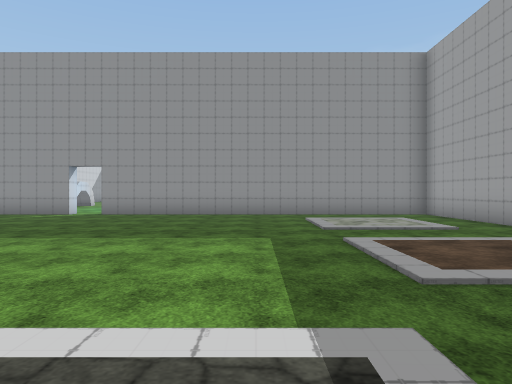
[1] (above)

24 first-person views from a walk through a 3-D level made in the Unity game engine. The camera is 1.3 m above the floor, looks level and sees 70° across. The floor is counted in squares, 2 m on a side. Each view is taken from the middle of a square. On the plan, view 1 faces up. The plan holds only what a view shows up to about 11 squares ahead; the rest is blank. The terrain is drawn as flat ground. The player is left out. Some animated figures are left out. Some surface patterns are stand-ins.

[2]
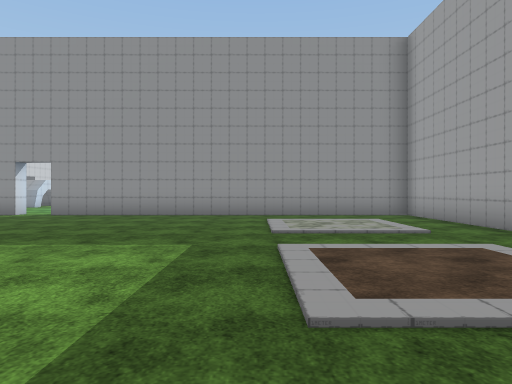

[3]
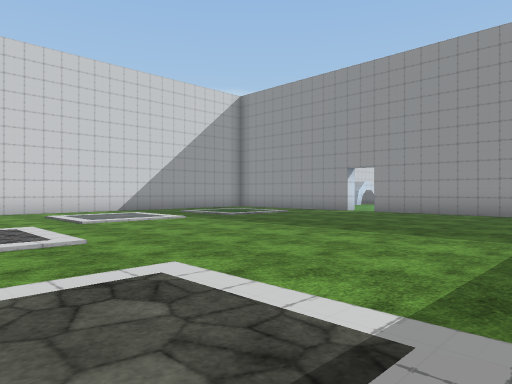

[4]
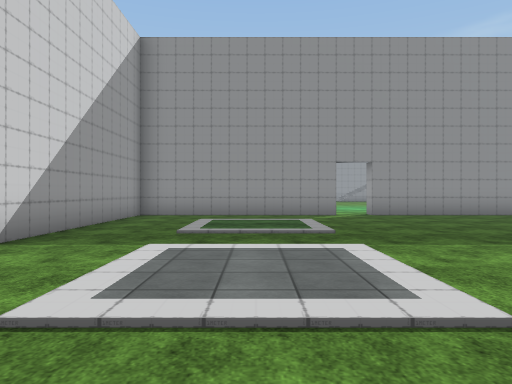

[5]
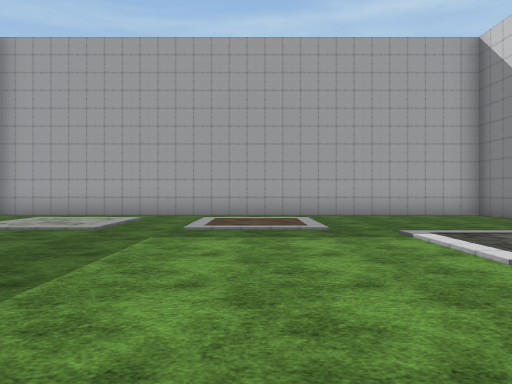

[6]
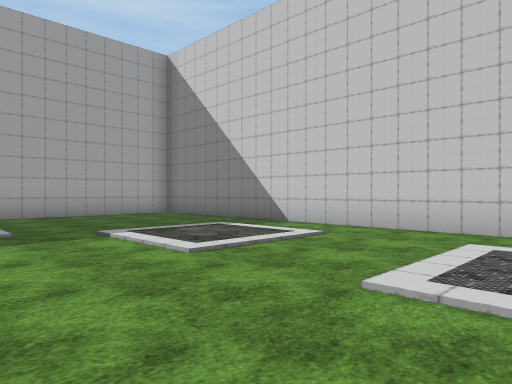

[7]
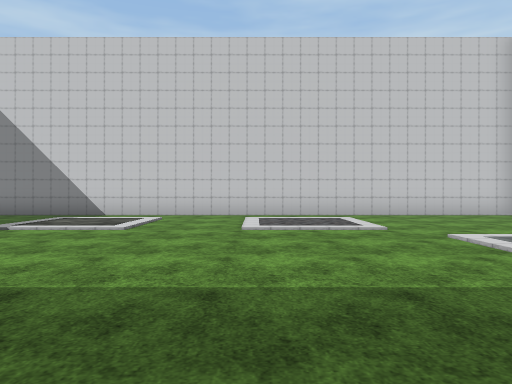

[8]
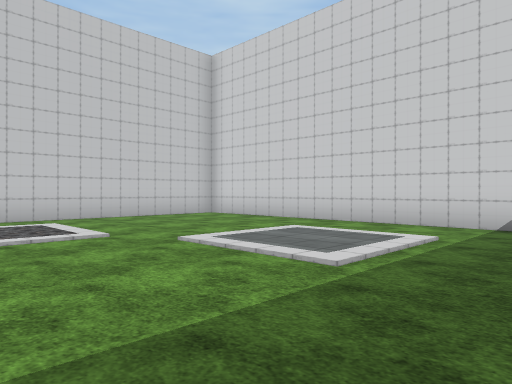

[9]
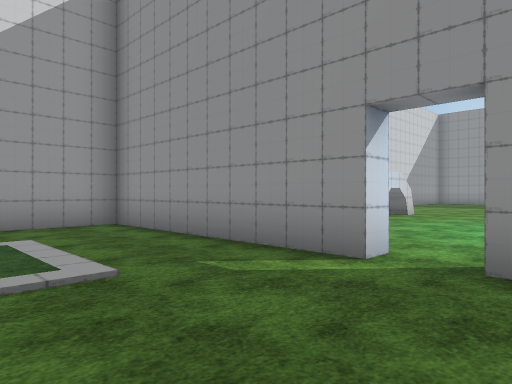

[10]
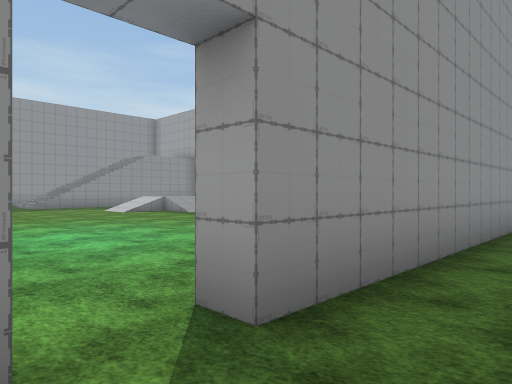

[11]
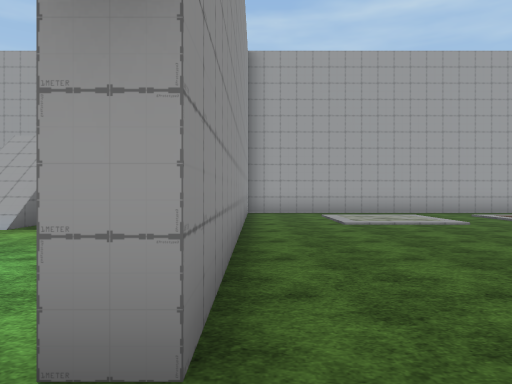

[12]
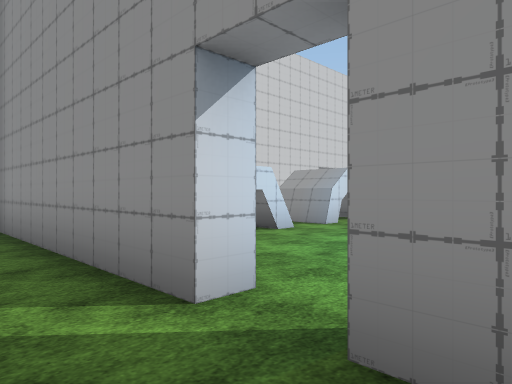

[13]
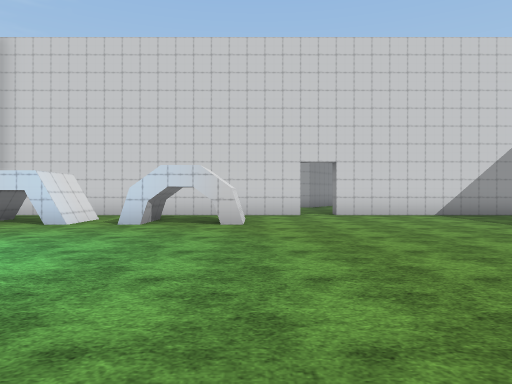

[14]
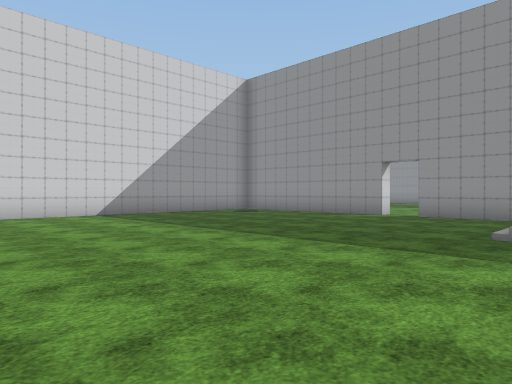

[15]
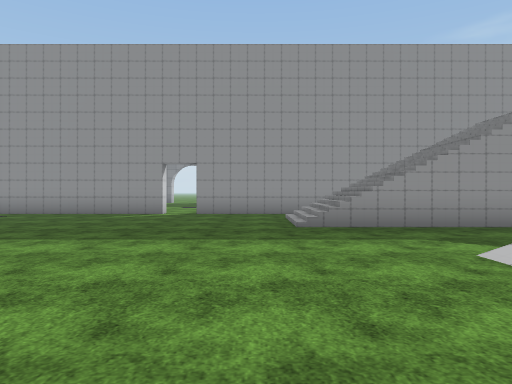

[16]
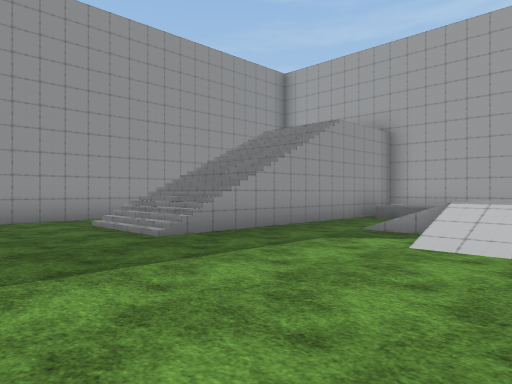

[17]
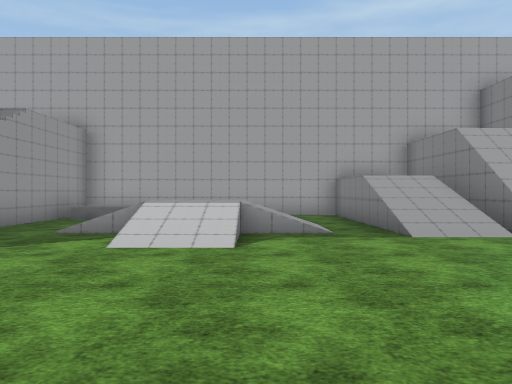

[18]
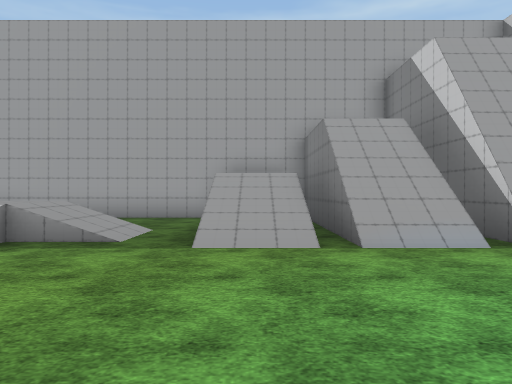

[19]
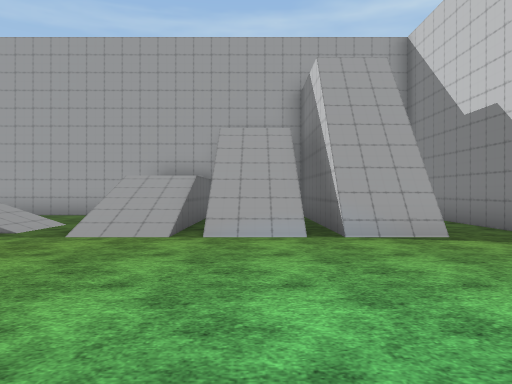

[20]
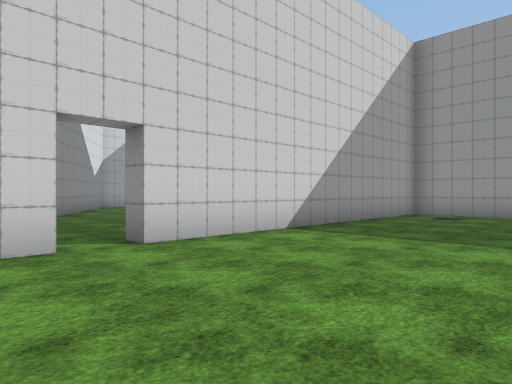

[21]
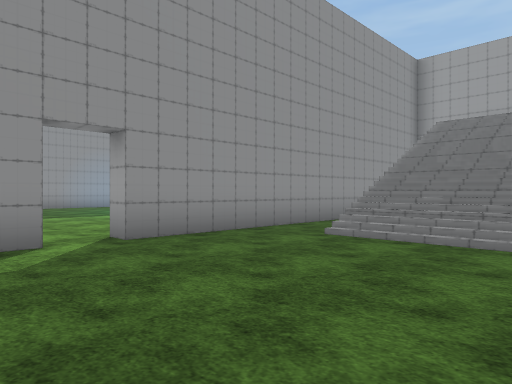

[22]
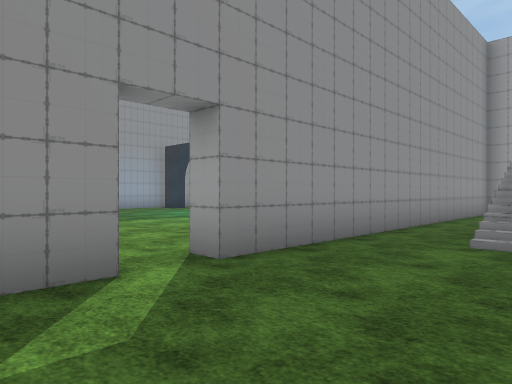

[23]
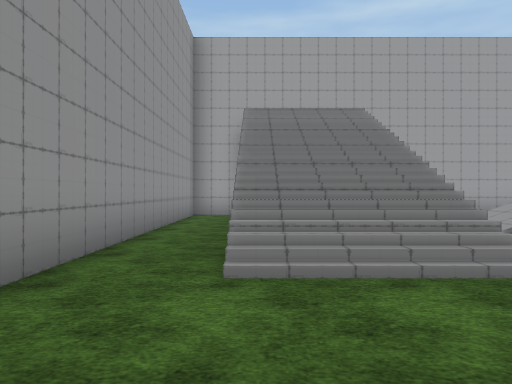

[24]
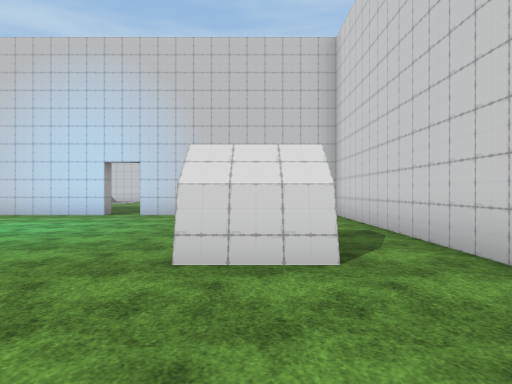

### Floor plan
Key: @ floor where view 1 was taken; # wall or solid block; . main floor; : floor 1 m higher than the main floor; + floor 4 m higher than the main floor; * floor 4.75 m higher than the main floor; / step, stairs or slope; E elevator.
Columns run from 19 left of view 1 to 6 right of it. Each row starts with its distance up from view 1.
 36                ...
 35                ...
 34               ....
 33               ...
 32               ...
 31               ..
 30         ######.###########
 29         #................#
 28         #......../////   #
 27         #......../////   #
 26         #......../////** #
 25         #..............E #
 24         #...........// E #
 23 ##...   #..........///   #
 22  # .... #........../::  .#
 21     ................// ..#
 20        .#...........//...#
 19         #.........../////#
 18         #.#........./// /#
 17         #.#........./////#
 16         #...........//+  #
 15         #.#............  #
 14         #.#.........#####
 13         #.#..........
 12         ######.###########
 11         #................#
 10         #................#
  9         #................#
  8         #................#
  7         #................#
  6         #................#
  5         #................#
  4         #................#
  3         #................#
  2         #................#
  1         #................#
  0         #..........@.....#
 -1         #................#
 -2         ##################

Where each view was taken, in squares from view 1:
view 1: 0 up, 0 right, facing up
view 2: 1 up, 1 right, facing up
view 3: 0 up, 1 right, facing up-left
view 4: 1 up, 8 left, facing up
view 5: 4 up, 5 left, facing right
view 6: 4 up, 5 left, facing down-right
view 7: 8 up, 4 left, facing down
view 8: 7 up, 4 left, facing down-left
view 9: 8 up, 4 left, facing up-left
view 10: 10 up, 6 left, facing up-right
view 11: 11 up, 6 left, facing right
view 12: 10 up, 4 left, facing up-left
view 13: 19 up, 1 left, facing left
view 14: 20 up, 1 left, facing up-left
view 15: 19 up, 3 left, facing up
view 16: 21 up, 5 left, facing up-right
view 17: 21 up, 5 left, facing right
view 18: 18 up, 4 left, facing right
view 19: 16 up, 5 left, facing right
view 20: 19 up, 7 left, facing up-left
view 21: 25 up, 7 left, facing up-right
view 22: 27 up, 7 left, facing up-right
view 23: 28 up, 5 left, facing right
view 24: 22 up, 9 left, facing down
